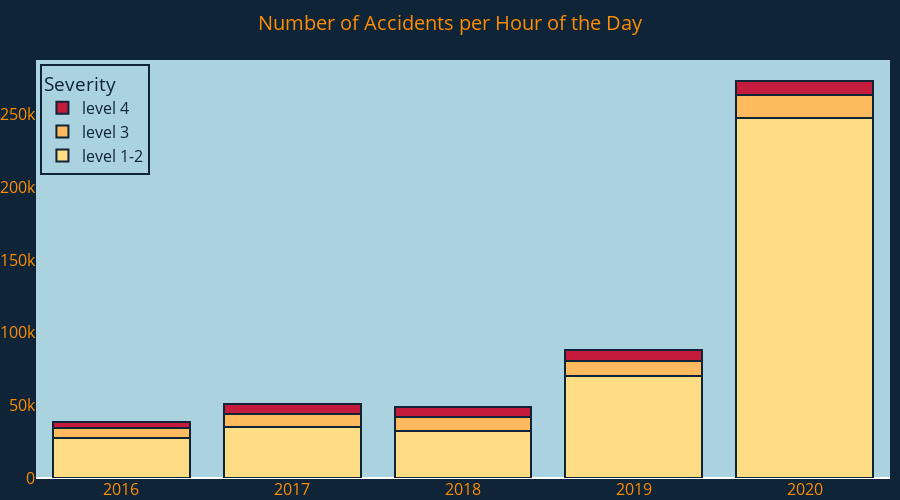

The notebook cell this image was saved under:
### Markdown cell above
##### over the Years 2016-2020

### Code cell
def per_year_barplot(df=accidents_df, width=900, height=500):
       # Amount of accidents per month of the year and by level of severity
       acdnts_per_Year_2 = df.loc[df["merge_severity"] == 2].groupby(by=["Start_Year"]).count()["ID"]
       acdnts_per_Year_3 = df.loc[df["merge_severity"] == 3].groupby(by=["Start_Year"]).count()["ID"]
       acdnts_per_Year_4 = df.loc[df["merge_severity"] == 4].groupby(by=["Start_Year"]).count()["ID"]
       
       fig = go.Figure(data=[
                             go.Bar(name="level 1-2", x=[i for i in range(0, 24)], y=acdnts_per_Year_2.values, marker_color="#fedd84"),
                             go.Bar(name="level 3", x=[i for i in range(0, 24)], y=acdnts_per_Year_3.values, marker_color="#feba5e"),
                             go.Bar(name="level 4", x=[i for i in range(0, 24)], y=acdnts_per_Year_4.values, marker_color="#c41a3c"),
                             ]
                      )

       fig.update_layout(
                         title={
                                "text":"Number of Accidents per Hour of the Day", 
                                "font": {
                                         "size": 20,
                                         "color": "#FF8D00"
                                        },
                                "xanchor": "center",
                                "x": 0.5,
                                },
                         xaxis={
                                "showgrid": False, 
                                "tickmode": "array",
                                "tickvals": [i for i in range(0, 5)],
                                "ticktext": [
                                             "2016", "2017",
                                             "2018", "2019",
                                             "2020"
                                              ],
                                "color": "#FF8D00"
                                },
                         yaxis={
                                "showgrid": False,
                                "color": "#FF8D00"},
                         legend={
                                 "traceorder": "reversed",
                                 "x": 0.0052,
                                 "y": 0.99,
                                 "bgcolor": "#AAD3DF",
                                 "bordercolor": "#0f2537",
                                 "borderwidth": 2,
                                },
                         font={"size": 16}, 
                         legend_title_text="Severity",
                         legend_font_color="#0f2537",
                         autosize=False,
                         width=width,
                         height=height,
                         paper_bgcolor="#0f2537",
                         plot_bgcolor="#AAD3DF",
                         margin={
                                 "l": 15,
                                 "r": 10,
                                 "b": 0,
                                 "t": 60
                                },
                         barmode="stack",
                        ),
      
       fig.update_traces(marker={"line": {
                                          "width": 2,
                                          "color": "#0f2537"
                                         }
                                }
                       )
       return fig

fig = per_year_barplot()
fig.show()

### Figure 1 — Plotly figure (JSON) as saved in the notebook; plotly's stock layout.template omitted (floating-point values rounded to 4 significant figures)
{"data": [{"marker": {"color": "#fedd84", "line": {"color": "#0f2537", "width": 2}}, "name": "level 1-2", "type": "bar", "x": [0, 1, 2, 3, 4, 5, 6, 7, 8, 9, 10, 11, 12, 13, 14, 15, 16, 17, 18, 19, 20, 21, 22, 23], "y": [27842, 34980, 32565, 69974, 247975]}, {"marker": {"color": "#feba5e", "line": {"color": "#0f2537", "width": 2}}, "name": "level 3", "type": "bar", "x": [0, 1, 2, 3, 4, 5, 6, 7, 8, 9, 10, 11, 12, 13, 14, 15, 16, 17, 18, 19, 20, 21, 22, 23], "y": [6687, 9369, 9203, 10240, 15982]}, {"marker": {"color": "#c41a3c", "line": {"color": "#0f2537", "width": 2}}, "name": "level 4", "type": "bar", "x": [0, 1, 2, 3, 4, 5, 6, 7, 8, 9, 10, 11, 12, 13, 14, 15, 16, 17, 18, 19, 20, 21, 22, 23], "y": [3877, 6676, 7202, 8069, 9359]}], "layout": {"autosize": false, "barmode": "stack", "font": {"size": 16}, "height": 500, "legend": {"bgcolor": "#AAD3DF", "bordercolor": "#0f2537", "borderwidth": 2, "font": {"color": "#0f2537"}, "title": {"text": "Severity"}, "traceorder": "reversed", "x": 0.0052, "y": 0.99}, "margin": {"b": 0, "l": 15, "r": 10, "t": 60}, "paper_bgcolor": "#0f2537", "plot_bgcolor": "#AAD3DF", "title": {"font": {"color": "#FF8D00", "size": 20}, "text": "Number of Accidents per Hour of the Day", "x": 0.5, "xanchor": "center"}, "width": 900, "xaxis": {"color": "#FF8D00", "showgrid": false, "tickmode": "array", "ticktext": ["2016", "2017", "2018", "2019", "2020"], "tickvals": [0, 1, 2, 3, 4]}, "yaxis": {"color": "#FF8D00", "showgrid": false}}}
